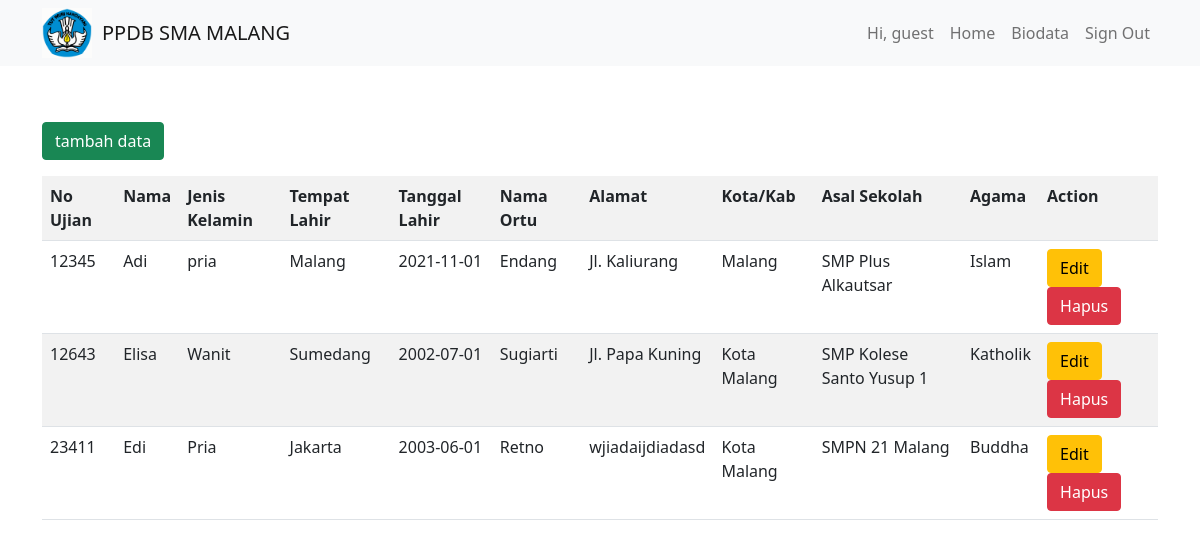
/biodata.php (signed in), run on the app's committed database.
### tables this page shows
CREATE TABLE `biodata` (
  `noun` int(20) NOT NULL,
  `namalengkap` varchar(255) NOT NULL,
  `jk` varchar(5) NOT NULL,
  `tempatlahir` varchar(255) NOT NULL,
  `tanggallahir` date NOT NULL,
  `namaortu` varchar(255) NOT NULL,
  `alamat` text NOT NULL,
  `kotakab` varchar(255) NOT NULL,
  `asalsekolah` varchar(255) NOT NULL,
  `agama` varchar(255) NOT NULL
);

### biodata.php (the view, shortened to what this page needs)
<!DOCTYPE html>
<html lang="en">
<head>
    <link rel="stylesheet" type="text/css" href="style/style.min.css" />
     <link href="https://cdn.jsdelivr.net/npm/bootstrap@5.0.2/dist/css/bootstrap.min.css" rel="stylesheet">
</head>
<body>
    <nav class="navbar sticky-top navbar-expand-lg navbar-light bg-light">
        <div class="container">
            <img class="logo" src="img/Logo_Kemendikbud.svg.png" alt="Logo Kemendikbud" style="margin-right: 10px;">
            <a class="navbar-brand" href="#">
                    PPDB SMA MALANG
            </a>
            <div class="collapse navbar-collapse" id="navbarNav">
                <ul class="navbar-nav ms-auto">
                    <li class="nav-item">
                        <a class="nav-link">Hi, <?= $_SESSION['username']; ?></a>
                    </li>
                    <li class="nav-item">
                        <a class="nav-link" aria-current="page" href="home.php">Home</a>
                    </li>
                    <li class="nav-item">
                        <a class="nav-link" aria-current="page" href="#">Biodata</a>
                    </li>
                    <?php
                        if ($_SESSION['status'] = 'login') { ?>
                            <li class="nav-item">
                                <a class="nav-link" data-bs-toggle="modal" data-bs-target="#logoutModal">Sign Out</a>
                            </li>
                        <?php
                        } else { ?>
                            <li class="nav-item"><a class="nav-link" href="index.php" data-bs-toggle="modal">Login</a></li>
                        <?php
                        }
                    ?>
                </ul>
            </div>
        </div>
    </nav>
    <div class="container" style="margin-top: 3.5rem;">
        <a class="btn btn-success" href="home.php" style="margin-bottom: 1rem;"><i class="fa fa-plus-square"></i> tambah data</a>
        <table class="table table-striped">
            <tr>
                <th>No Ujian</th>
                <th>Nama</th>
                <th>Jenis Kelamin</th>
                <th>Tempat Lahir</th>
                <th>Tanggal Lahir</th>
                <th>Nama Ortu</th>
                <th>Alamat</th>
                <th>Kota/Kab</th>
                <th>Asal Sekolah</th>
                <th>Agama</th>
                <th>Action</th>
            </tr>
            <?php
                include "connection.php";
                $query = "SELECT * FROM biodata";
                $result = mysqli_query($conn, $query);
                if (mysqli_num_rows($result) > 0) {
                    while ($row = mysqli_fetch_array($result)) {
            ?>
            <tr>
                <td><?= $row['noun']; ?></td>
                <td><?= $row['namalengkap']; ?></td>
                <td><?= $row['jk']; ?></td>
                <td><?= $row['tempatlahir']; ?></td>
                <td><?= $row['tanggallahir']; ?></td>
                <td><?= $row['namaortu']; ?></td>
                <td><?= $row['alamat']; ?></td>
                <td><?= $row['kotakab']; ?></td>
                <td><?= $row['asalsekolah']; ?></td>
                <td><?= $row['agama']; ?></td>
                <td>
                    <a class="btn btn-warning" href="editform.php?noun=<?= $row['noun']; ?>">Edit</a>
                    <a class="btn btn-danger" href="hapus.php?noun=<?= $row['noun']; ?>">
                        Hapus
                    </a>
                </td>
            </tr>
            <?php
                    }
                } else {
                    echo "0 result";
                }
            ?>
        </table>
    </div>
</body>
</html>

### data on the page
biodata: noun "12345", namalengkap "Adi", jk "pria", tempatlahir "Malang", tanggallahir "2021-11-01", namaortu "Endang", alamat "Jl. Kaliurang", kotakab "Malang", asalsekolah "SMP Plus Alkautsar", agama "Islam"
biodata: noun "12643", namalengkap "Elisa", jk "Wanit", tempatlahir "Sumedang", tanggallahir "2002-07-01", namaortu "Sugiarti", alamat "Jl. Papa Kuning", kotakab "Kota Malang", asalsekolah "SMP Kolese Santo Yusup 1", agama "Katholik"
biodata: noun "23411", namalengkap "Edi", jk "Pria", tempatlahir "Jakarta", tanggallahir "2003-06-01", namaortu "Retno", alamat "wjiadaijdiadasd", kotakab "Kota Malang", asalsekolah "SMPN 21 Malang", agama "Buddha"

### other printed values
$_SESSION['username'] "guest"
